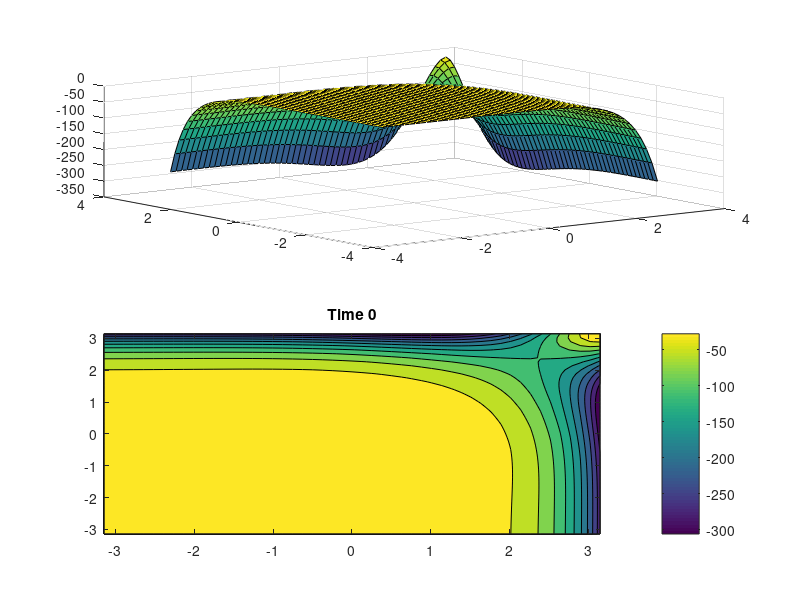
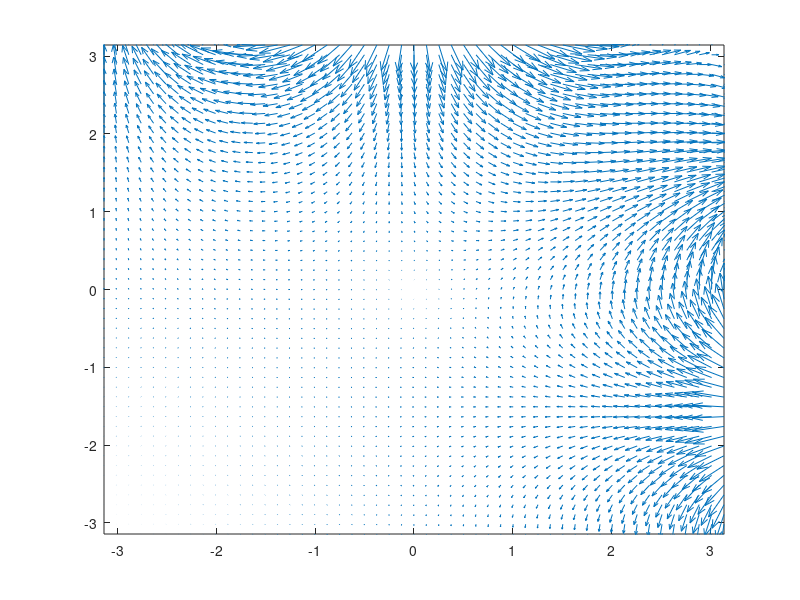

The MATLAB script that drew these images, in order:
% This routine plots the various MMS solutions.

close all
clear all

%______________ Initializtion
mms_solution = 3;  % 1 = Randy's
                   % 2 = Ann Almgren
                   % 3 = "Code verification by the MMS" SAND2000-1444, pg60
                   %      Steady state solution
          
if(mms_solution == 1)
  A  = 1;
  nu = 0.002;
  L  = 0;
  H  = 2*pi;
end
if(mms_solution == 2)
  L = 0;
  H = 1;
end

if(mms_solution == 3)
  density = 1;
  L = -pi;
  H =  pi;
end

tFinal  = 0;    % Final simulation time
N       = 50;   % resolution
dx       = (H-L)/N;  % dx
[x,y] = meshgrid(L:dx:H,L:dx:H);
 

%____________________________________
%initial condition
if(mms_solution == 1)
  u = 1 - A * cos(x).*sin(y);
  v = 1 + A * sin(x).*cos(y);
end
if(mms_solution == 2)
  u = 1 - 2*cos( 2*pi*(x) ).*sin( 2*pi*(y) );
  v = 1 + 2*sin( 2*pi*(x) ).*cos( 2*pi*(y) );
end

%dt = 0.5*h/max(max(u));
dt = 0.01;

%mov = avifile('periodicbox.avi','quality',100,'fps',5,'compression','Indeo5');
% exact solution
for t = 0:dt:tFinal
  
  %____________________________________
  %Compute the solution  
  if(mms_solution == 1)
    u = 1 - A * cos( (x-t) ).*sin( (y-t) ) * exp(-2.0 * nu * t);
    v = 1 + A * sin( (x-t) ).*cos( (y-t) ) * exp(-2.0 * nu * t);
    p = -0.25 * (A*A) * (cos(2*(x-t)) + cos(2*(y-t)) ) * exp(-4.0 * nu * t);
  end
  if(mms_solution == 2)
    u = 1 - 2*cos( 2*pi*(x - t) ).*sin( 2*pi*(y - t) );
    v = 1 + 2*sin( 2*pi*(x - t) ).*cos( 2*pi*(y - t) );
    p = -cos(4*pi*( x - t )) - cos(4*pi*( y - t ));
  end
  
  if(mms_solution == 3)
    u = exp(x).*sin(y) + exp(y).*sin(x);
    v = exp(x).*cos(y) - exp(y).*cos(x);
    p = density * ( -0.5 * ( exp(2*x) + exp(2*y) ) + exp(x + y).*cos(x + y));
  end  
  
  fprintf('Time %d Sum(divergence(u,v)) %d \n',t,sum(sum(divergence(x,y,u,v))) );
  %____________________________________
  %Plot Pressure
  figure(1)
  desc = sprintf('Time %d',t);
  subplot(2,1,1), surf(x,y,p)
  subplot(2,1,2), contourf(x,y,p)
  %colormap jet
  colorbar
  title(desc);
  %____________________________________
  %Plot velocity field
  figure(2)
  quiver(x,y,u,v,2)
  axis([L H L H]);
  pause(0.1)

  % M = getframe;
  % mov = addframe(mov,M);
end

%mov = close(mov);

